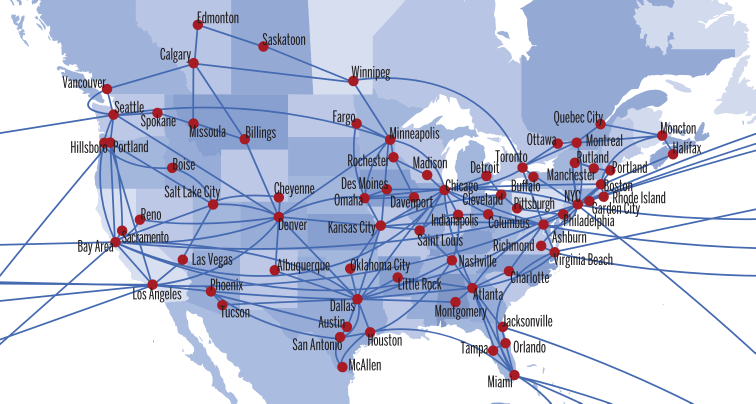
#> input picture CS+code/HEtest.png, 1511 x 807 px (shown at 1/2 size)
$ python bezier.py
#> lines starting #> are read from the running program, lines starting #| are printed output that depends on the picture
import matplotlib.pyplot as plt
import matplotlib.patches as patches
from PIL import Image

image_path = 'HEtest.png'
image = Image.open(image_path)
#> image is the input picture: PIL image 1511x807 RGBA; mean R, G, B, A 190.1, 198.4, 221.1, 255

node1 = (600, 600)
node2 = (400, 400)

fig, ax = plt.subplots()
ax.imshow(image)

node1_circle = patches.Circle(node1, radius=10, edgecolor='blue', facecolor='blue')
node2_circle = patches.Circle(node2, radius=10, edgecolor='blue', facecolor='blue')
ax.add_patch(node1_circle)
ax.add_patch(node2_circle)

path_data = [
    (patches.Path.MOVETO, node1),
    (patches.Path.CURVE3, (node1[0] + 150, node1[1] - 100)),  # Important point for curve
    (patches.Path.CURVE3, node2)
]

codes, verts = zip(*path_data)
path = patches.Path(verts, codes)
patch = patches.PathPatch(path, edgecolor='red', facecolor='none', lw=2)
ax.add_patch(patch)

ax.set_xlim(0, image.width)
ax.set_ylim(image.height, 0)

ax.axis('off')

plt.show()
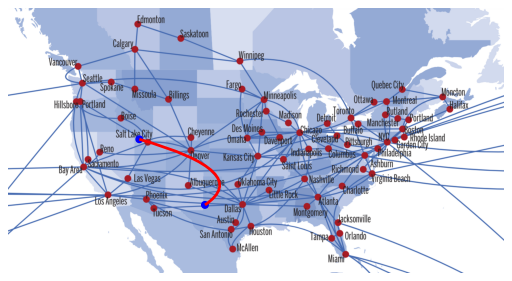
#> figure drawn by matplotlib, 1 panel
